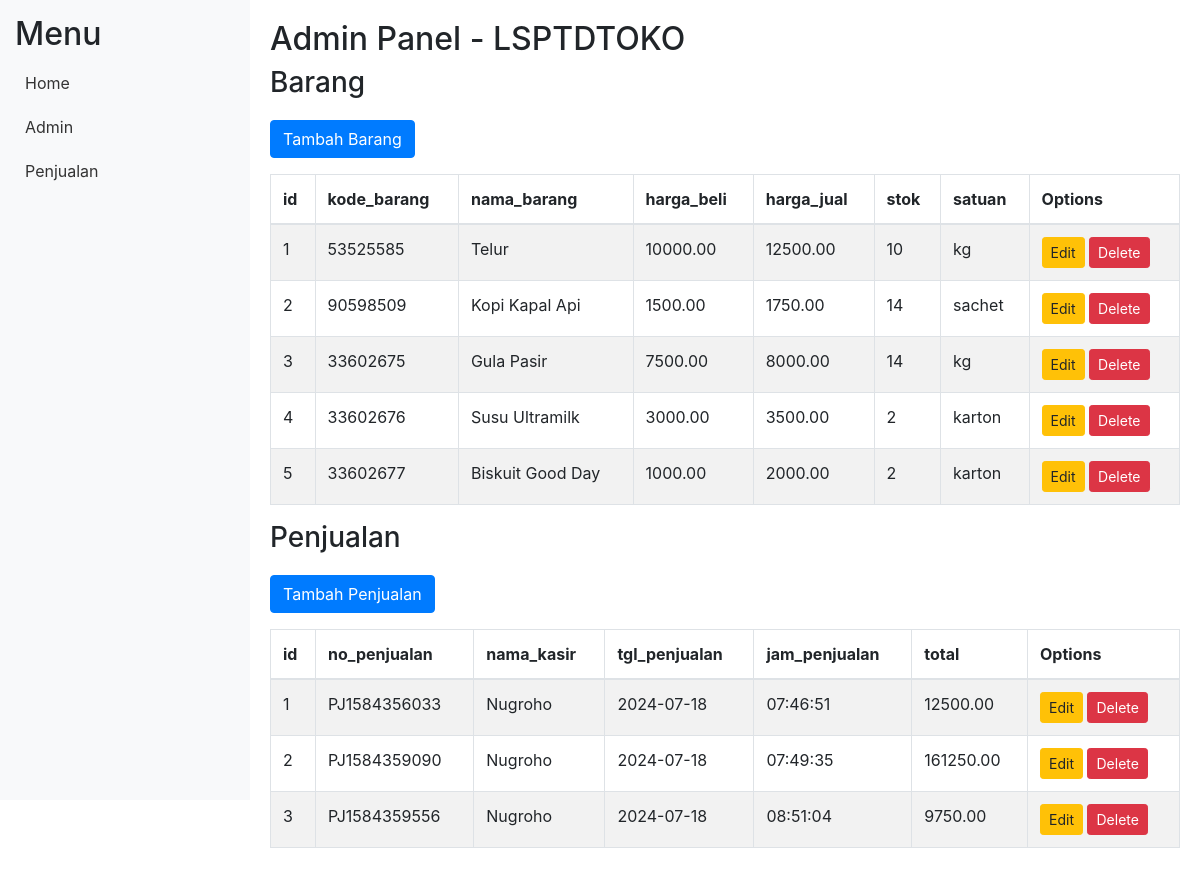
The app's page /admin.php with its own data.
### tables this page shows
CREATE TABLE `barang` (
  `id` int(11) NOT NULL,
  `kode_barang` varchar(80) NOT NULL,
  `nama_barang` varchar(80) NOT NULL,
  `harga_beli` decimal(10,2) NOT NULL,
  `harga_jual` decimal(10,2) NOT NULL,
  `stok` int(50) NOT NULL,
  `satuan` varchar(50) NOT NULL
);

CREATE TABLE `penjualan` (
  `id` int(11) NOT NULL,
  `no_penjualan` varchar(50) NOT NULL,
  `nama_kasir` varchar(100) NOT NULL,
  `tgl_penjualan` date NOT NULL,
  `jam_penjualan` time NOT NULL,
  `total` decimal(10,2) NOT NULL
);

### admin.php (the view, shortened to what this page needs)
<!DOCTYPE html>
<html>
<head>
    <link href="https://stackpath.bootstrapcdn.com/bootstrap/4.5.2/css/bootstrap.min.css" rel="stylesheet">
</head>
<body>
    <div class="sidebar">
        <h2>Menu</h2>
        <a href="index.php">Home</a>
        <a href="admin.php">Admin</a>
        <a href="laporan.php">Penjualan</a>
    </div>
    <div class="content">
        <h2>Admin Panel - LSPTDTOKO</h2>
        <h3>Barang</h3>
        <div class="table-container">
            <a href="add_barang.php" class="btn btn-primary mb-3">Tambah Barang</a>
            <table class="table table-bordered table-striped">
                <thead>
                    <tr>
                        <th>id</th>
                        <th>kode_barang</th>
                        <th>nama_barang</th>
                        <th>harga_beli</th>
                        <th>harga_jual</th>
                        <th>stok</th>
                        <th>satuan</th>
                        <th>Options</th>
                    </tr>
                </thead>
                <tbody>
                    <?php
                    include 'koneksi.php';
                    $query_barang = "SELECT * FROM barang";
                    $result_barang = mysqli_query($db, $query_barang);
                    while ($row_barang = mysqli_fetch_array($result_barang)) {
                        echo "<tr>
                                <td>{$row_barang['id']}</td>
                                <td>{$row_barang['kode_barang']}</td>
                                <td>{$row_barang['nama_barang']}</td>
                                <td>{$row_barang['harga_beli']}</td>
                                <td>{$row_barang['harga_jual']}</td>
                                <td>{$row_barang['stok']}</td>
                                <td>{$row_barang['satuan']}</td>
                                <td>
                                    <a href='edit_barang.php?id={$row_barang['id']}' class='btn btn-warning btn-sm'>Edit</a>
                                    <a href='delete_barang.php?id={$row_barang['id']}' class='btn btn-danger btn-sm'>Delete</a>
                                </td>
                              </tr>";
                    }
                    ?>
                </tbody>
            </table>
        </div>
        <h3>Penjualan</h3>
        <div class="table-container">
            <a href="add_penjualan.php" class="btn btn-primary mb-3">Tambah Penjualan</a>
            <table class="table table-bordered table-striped">
                <thead>
                    <tr>
                        <th>id</th>
                        <th>no_penjualan</th>
                        <th>nama_kasir</th>
                        <th>tgl_penjualan</th>
                        <th>jam_penjualan</th>
                        <th>total</th>
                        <th>Options</th>
                    </tr>
                </thead>
                <tbody>
                    <?php
                    $query_penjualan = "SELECT * FROM penjualan";
                    $result_penjualan = mysqli_query($db, $query_penjualan);
                    while ($row_penjualan = mysqli_fetch_array($result_penjualan)) {
                        echo "<tr>
                                <td>{$row_penjualan['id']}</td>
                                <td>{$row_penjualan['no_penjualan']}</td>
                                <td>{$row_penjualan['nama_kasir']}</td>
                                <td>{$row_penjualan['tgl_penjualan']}</td>
                                <td>{$row_penjualan['jam_penjualan']}</td>
                                <td>{$row_penjualan['total']}</td>
                                <td>
                                    <a href='edit_penjualan.php?id={$row_penjualan['id']}' class='btn btn-warning btn-sm'>Edit</a>
                                    <a href='delete_penjualan.php?id={$row_penjualan['id']}' class='btn btn-danger btn-sm'>Delete</a>
                                </td>
                              </tr>";
                    }
                    ?>
                </tbody>
            </table>
        </div>
    </div>
</body>
</html>

### admin.php (style rules this page uses)
body { display: flex; }
.sidebar { width: 250px; background-color: #f8f9fa; padding: 15px; height: 100vh; }
.sidebar a { display: block; padding: 10px; color: #333; text-decoration: none; }
.content { flex: 1; padding: 20px; }
.table-container { margin-top: 20px; }

### records on screen
barang: id "1", kode_barang "53525585", nama_barang "Telur", harga_beli "10000.00", harga_jual "12500.00", stok "10", satuan "kg"
barang: id "2", kode_barang "90598509", nama_barang "Kopi Kapal Api", harga_beli "1500.00", harga_jual "1750.00", stok "14", satuan "sachet"
barang: id "3", kode_barang "33602675", nama_barang "Gula Pasir", harga_beli "7500.00", harga_jual "8000.00", stok "14", satuan "kg"
barang: id "4", kode_barang "33602676", nama_barang "Susu Ultramilk", harga_beli "3000.00", harga_jual "3500.00", stok "2", satuan "karton"
barang: id "5", kode_barang "33602677", nama_barang "Biskuit Good Day", harga_beli "1000.00", harga_jual "2000.00", stok "2", satuan "karton"
penjualan: id "1", no_penjualan "PJ1584356033", nama_kasir "Nugroho", tgl_penjualan "2024-07-18", jam_penjualan "07:46:51", total "12500.00"
penjualan: id "2", no_penjualan "PJ1584359090", nama_kasir "Nugroho", tgl_penjualan "2024-07-18", jam_penjualan "07:49:35", total "161250.00"
penjualan: id "3", no_penjualan "PJ1584359556", nama_kasir "Nugroho", tgl_penjualan "2024-07-18", jam_penjualan "08:51:04", total "9750.00"
